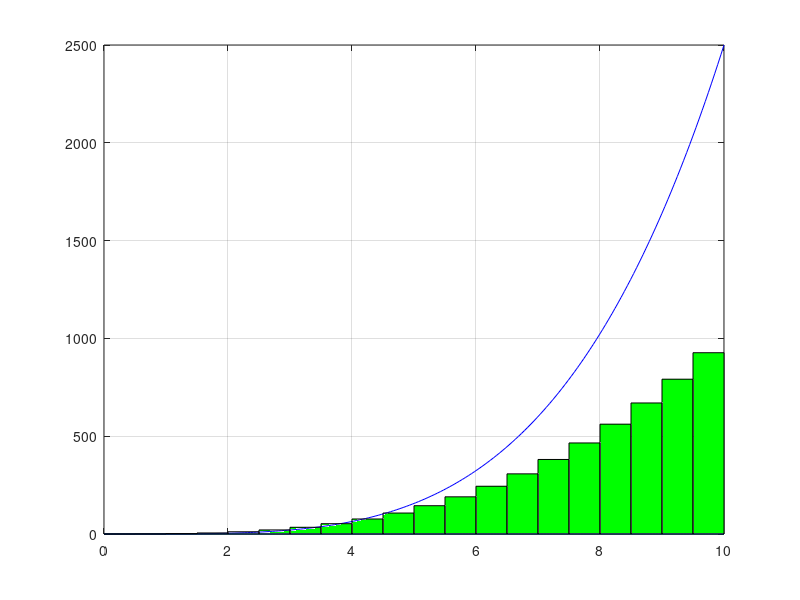

Source code (MATLAB): (Note: this script raises an error after producing the figure.)
fun = @(x) x.^3;
fun1= @(x) 1/4*x.^4;
q=integral(fun,0,10);

x=linspace(0,10,200);
 plot(x,fun1(x),'b')

hold on
grid on;
plot(x,zeros(size(x)))

for v = 0.0:0.5:9.5
    rectangle('Position',[v 0 0.5 fun(v+0.25)],'FaceColor','g')
end
ax = gca;
ax.XAxisLocation = 'origin';
ax.YAxisLocation = 'origin';

plot(x,fun(x),'b');
hold off;
